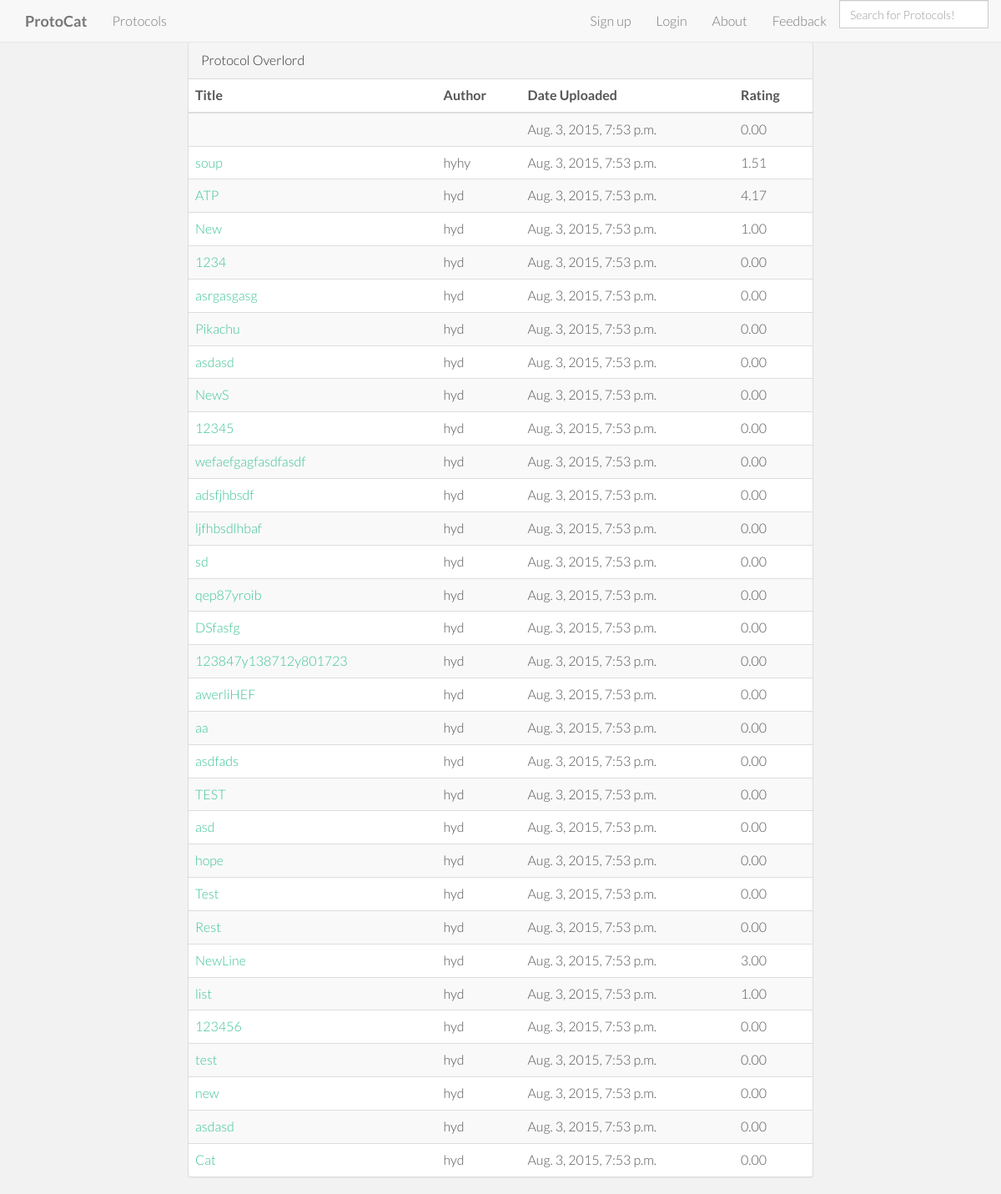
Screenshot of /protocol_list/ with the database file from the repository.
### protocat_app/models.py (models this page shows)
class Protocol(models.Model):
    id = models.AutoField(primary_key=True)
    title = models.TextField()
    author = models.CharField(max_length=50)
    date_of_upload = datetime.now()
    description = models.TextField(default='')
    protocol_type = models.CharField(max_length=2, choices=PROTOCOL_TYPES, null=True)
    rating = models.DecimalField(
        validators=[MinValueValidator(0.0), MaxValueValidator(5.0)],
        max_digits=3, decimal_places=2, default=2.50)
    num_ratings = models.IntegerField(default=0)
    user_rated = models.TextField(default='')
    reagents = models.TextField(default='')
    protocol_steps = models.TextField(default='')

### protocat_app/views.py (the view)
# urls.py: url(r'^protocol_list/', views.protocol_list, name='protocol_list'),
def protocol_list(request):
    all_entries = Protocol.objects.all()
    title = ''
    author = ''
    date = ''
    id=''
    rating=''
    protocol_list=[]
    for each in Protocol.objects.all():
        title = each.title
        author = each.author
        date = each.date_of_upload
        protocol_id = each.id
        rating = each.rating
        url = "/protocol_display/" + str(protocol_id)
        inner_protocol = [title, author, date, protocol_id, url, rating]
        protocol_list.append(inner_protocol)
    return render(request,'protocat_app/protocol_list.html', {'protocol_list':protocol_list})

### protocat_app/templates/protocat_app/protocol_list.html
{% extends 'base.html' %}
{% load staticfiles %}
{% block content %}
    <div class="container">
        <div class="row">
            <div class="col-md-2"></div>
            <div class="col-md-8">
                <div class="panel panel-default">
                    <div class="panel-heading">Protocol Overlord</div>
                        <table class="table table-striped">
                            <thead>
                                <tr>
                                    <th>Title</th>
                                    <th>Author</th>
                                    <th>Date Uploaded</th>
                                    <th>Rating</th>
                                </tr>
                            </thead>
                            <tbody>
                            {% for protocol in protocol_list %}
                                <tr>
                                    <td><a href={{protocol.4}}>{{protocol.0}}</a></td>
                                    <td>{{ protocol.1 }}</td>
                                    <td>{{ protocol.2 }}</td>
                                    <td>{{ protocol.5 }}</td>
                                </tr>
                            {% endfor %}
                            </tbody>
                        </table>
                </div>
            </div>
            <div class="col-md-2"></div>
        </div>
    </div>
{% endblock %}

### protocat_app/static/stylesheets/root_index.css (style rules this page uses)
body { background-color: #f2f2f2; font-family: "Lato"; font-weight: 300; font-size: 16px; color: #555; padding-top: 50px; -webkit-font-smoothing: antialiased; -webkit-overflow-scrolling: touch; }
a { color: #3bc492; word-wrap: break-word; -webkit-transition: color 0.1s ease-in, background 0.1s ease-in; -moz-transition: color 0.1s ease-in, background 0.1s ease-in; -ms-transition: color 0.1s ease-in, background 0.1s ease-in; -o-transition: color 0.1s ease-in, background 0.1s ease-in; transition: color 0.1s ease-in, background 0.1s ease-in; }
a:before, a:after { -webkit-transition: color 0.1s ease-in, background 0.1s ease-in; -moz-transition: color 0.1s ease-in, background 0.1s ease-in; -ms-transition: color 0.1s ease-in, background 0.1s ease-in; -o-transition: color 0.1s ease-in, background 0.1s ease-in; transition: color 0.1s ease-in, background 0.1s ease-in; }

### rows the page displays
Protocol: rating "0.00"
Protocol: title "soup", author "hyhy", rating "1.51"
Protocol: title "ATP", author "hyd", rating "4.17"
Protocol: title "New", author "hyd", rating "1.00"
Protocol: title "1234", author "hyd", rating "0.00"
Protocol: title "asrgasgasg", author "hyd", rating "0.00"
Protocol: title "Pikachu", author "hyd", rating "0.00"
Protocol: title "asdasd", author "hyd", rating "0.00"
Protocol: title "NewS", author "hyd", rating "0.00"
Protocol: title "12345", author "hyd", rating "0.00"
Protocol: title "wefaefgagfasdfasdf", author "hyd", rating "0.00"
Protocol: title "adsfjhbsdf", author "hyd", rating "0.00"
Protocol: title "ljfhbsdlhbaf", author "hyd", rating "0.00"
Protocol: title "sd", author "hyd", rating "0.00"
Protocol: title "qep87yroib", author "hyd", rating "0.00"
Protocol: title "DSfasfg", author "hyd", rating "0.00"
Protocol: title "123847y138712y801723", author "hyd", rating "0.00"
Protocol: title "awerliHEF", author "hyd", rating "0.00"
Protocol: title "aa", author "hyd", rating "0.00"
Protocol: title "asdfads", author "hyd", rating "0.00"
Protocol: title "TEST", author "hyd", rating "0.00"
Protocol: title "asd", author "hyd", rating "0.00"
Protocol: title "hope", author "hyd", rating "0.00"
Protocol: title "Test", author "hyd", rating "0.00"
Protocol: title "Rest", author "hyd", rating "0.00"
Protocol: title "NewLine", author "hyd", rating "3.00"
Protocol: title "list", author "hyd", rating "1.00"
Protocol: title "123456", author "hyd", rating "0.00"
Protocol: title "test", author "hyd", rating "0.00"
Protocol: title "new", author "hyd", rating "0.00"
Protocol: title "asdasd", author "hyd", rating "0.00"
Protocol: title "Cat", author "hyd", rating "0.00"

### other values shown
{{ protocol.2 }} "Aug. 3, 2015, 7:53 p.m." "Aug. 3, 2015, 7:53 p.m." "Aug. 3, 2015, 7:53 p.m." "Aug. 3, 2015, 7:53 p.m." "Aug. 3, 2015, 7:53 p.m." "Aug. 3, 2015, 7:53 p.m." "Aug. 3, 2015, 7:53 p.m." "Aug. 3, 2015, 7:53 p.m." "Aug. 3, 2015, 7:53 p.m." "Aug. 3, 2015, 7:53 p.m." "Aug. 3, 2015, 7:53 p.m." "Aug. 3, 2015, 7:53 p.m." "Aug. 3, 2015, 7:53 p.m." "Aug. 3, 2015, 7:53 p.m." "Aug. 3, 2015, 7:53 p.m." "Aug. 3, 2015, 7:53 p.m." "Aug. 3, 2015, 7:53 p.m." "Aug. 3, 2015, 7:53 p.m." "Aug. 3, 2015, 7:53 p.m." "Aug. 3, 2015, 7:53 p.m." "Aug. 3, 2015, 7:53 p.m." "Aug. 3, 2015, 7:53 p.m." "Aug. 3, 2015, 7:53 p.m." "Aug. 3, 2015, 7:53 p.m." "Aug. 3, 2015, 7:53 p.m." "Aug. 3, 2015, 7:53 p.m." "Aug. 3, 2015, 7:53 p.m." "Aug. 3, 2015, 7:53 p.m." "Aug. 3, 2015, 7:53 p.m." "Aug. 3, 2015, 7:53 p.m." "Aug. 3, 2015, 7:53 p.m." "Aug. 3, 2015, 7:53 p.m."
